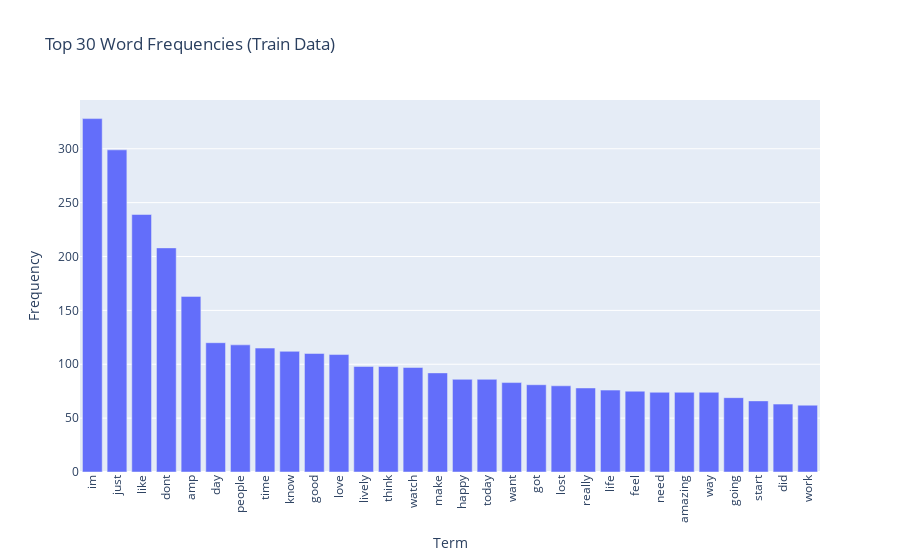
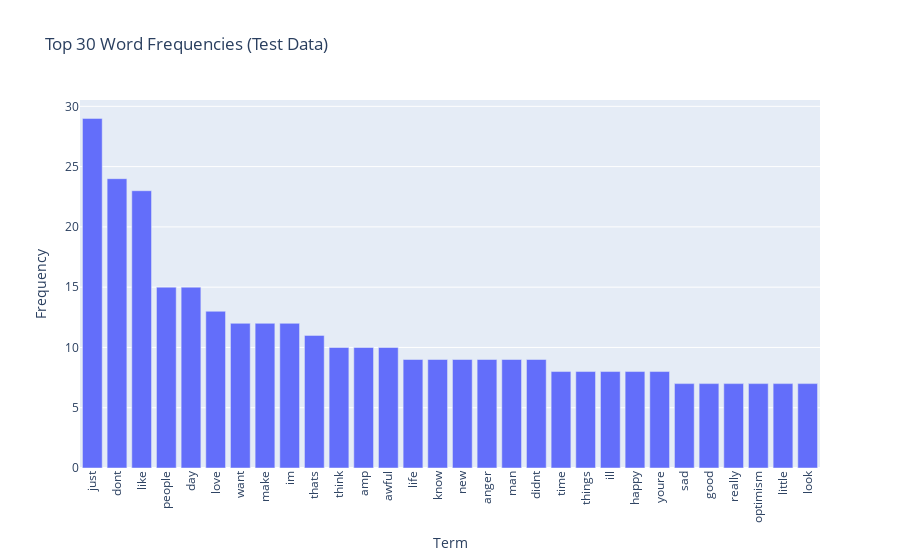

The code cell stored with these charts, in order, in its notebook:
### Code cell
# Exercise 1
# clean train_df and test_df
train_df['cleaned_text'] = train_df['text'].str.replace(r'[^a-zA-Z\s]', '', regex=True)
test_df['cleaned_text'] = test_df['text'].str.replace(r'[^a-zA-Z\s]', '', regex=True)

# count
count_vect_train = CountVectorizer(stop_words='english')
word_counts_train = count_vect_train.fit_transform(train_df['cleaned_text'])

term_frequencies_train = word_counts_train.sum(axis=0).A1
terms_train = count_vect_train.get_feature_names_out()

df_plotly_train = pd.DataFrame({'Term': terms_train, 'Frequency': term_frequencies_train})

# choose the top 30
df_top30_train = df_plotly_train.sort_values(by='Frequency', ascending=False).head(30)

# plot pic
fig_train = px.bar(df_top30_train, x='Term', y='Frequency', height=600, title='Top 30 Word Frequencies (Train Data)')
fig_train.update_layout(xaxis_tickangle=-90)
fig_train.show()

# test df
count_vect_test = CountVectorizer(stop_words='english')
word_counts_test = count_vect_test.fit_transform(test_df['cleaned_text'])

term_frequencies_test = word_counts_test.sum(axis=0).A1
terms_test = count_vect_test.get_feature_names_out()

df_plotly_test = pd.DataFrame({'Term': terms_test, 'Frequency': term_frequencies_test})
df_top30_test = df_plotly_test.sort_values(by='Frequency', ascending=False).head(30)

fig_test = px.bar(df_top30_test, x='Term', y='Frequency', height=600, title='Top 30 Word Frequencies (Test Data)')
fig_test.update_layout(xaxis_tickangle=-90)
fig_test.show()

### Figure 1 — Plotly figure (JSON) as saved in the notebook; plotly's stock layout.template omitted (floating-point values rounded to 4 significant figures)
{"data": [{"alignmentgroup": "True", "hovertemplate": "Term=%{x}<br>Frequency=%{y}<extra></extra>", "legendgroup": "", "marker": {"color": "#636efa", "pattern": {"shape": ""}}, "name": "", "offsetgroup": "", "orientation": "v", "showlegend": false, "textposition": "auto", "type": "bar", "x": ["im", "just", "like", "dont", "amp", "day", "people", "time", "know", "good", "love", "lively", "think", "watch", "make", "happy", "today", "want", "got", "lost", "really", "life", "feel", "need", "amazing", "way", "going", "start", "did", "work"], "xaxis": "x", "y": [328, 299, 239, 208, 163, 120, 118, 115, 112, 110, 109, 98, 98, 97, 92, 86, 86, 83, 81, 80, 78, 76, 75, 74, 74, 74, 69, 66, 63, 62], "yaxis": "y"}], "layout": {"autosize": true, "barmode": "relative", "legend": {"tracegroupgap": 0}, "title": {"text": "Top 30 Word Frequencies (Train Data)"}, "xaxis": {"anchor": "y", "autorange": true, "domain": [0, 1], "range": [-0.5, 29.5], "tickangle": -90, "title": {"text": "Term"}, "type": "category"}, "yaxis": {"anchor": "x", "autorange": true, "domain": [0, 1], "range": [0, 345.3], "title": {"text": "Frequency"}, "type": "linear"}}}

### Figure 2 — Plotly figure (JSON) as saved in the notebook; plotly's stock layout.template omitted (floating-point values rounded to 4 significant figures)
{"data": [{"alignmentgroup": "True", "hovertemplate": "Term=%{x}<br>Frequency=%{y}<extra></extra>", "legendgroup": "", "marker": {"color": "#636efa", "pattern": {"shape": ""}}, "name": "", "offsetgroup": "", "orientation": "v", "showlegend": false, "textposition": "auto", "type": "bar", "x": ["just", "dont", "like", "people", "day", "love", "want", "make", "im", "thats", "think", "amp", "awful", "life", "know", "new", "anger", "man", "didnt", "time", "things", "ill", "happy", "youre", "sad", "good", "really", "optimism", "little", "look"], "xaxis": "x", "y": [29, 24, 23, 15, 15, 13, 12, 12, 12, 11, 10, 10, 10, 9, 9, 9, 9, 9, 9, 8, 8, 8, 8, 8, 7, 7, 7, 7, 7, 7], "yaxis": "y"}], "layout": {"autosize": true, "barmode": "relative", "legend": {"tracegroupgap": 0}, "title": {"text": "Top 30 Word Frequencies (Test Data)"}, "xaxis": {"anchor": "y", "autorange": true, "domain": [0, 1], "range": [-0.5, 29.5], "tickangle": -90, "title": {"text": "Term"}, "type": "category"}, "yaxis": {"anchor": "x", "autorange": true, "domain": [0, 1], "range": [0, 30.53], "title": {"text": "Frequency"}, "type": "linear"}}}
